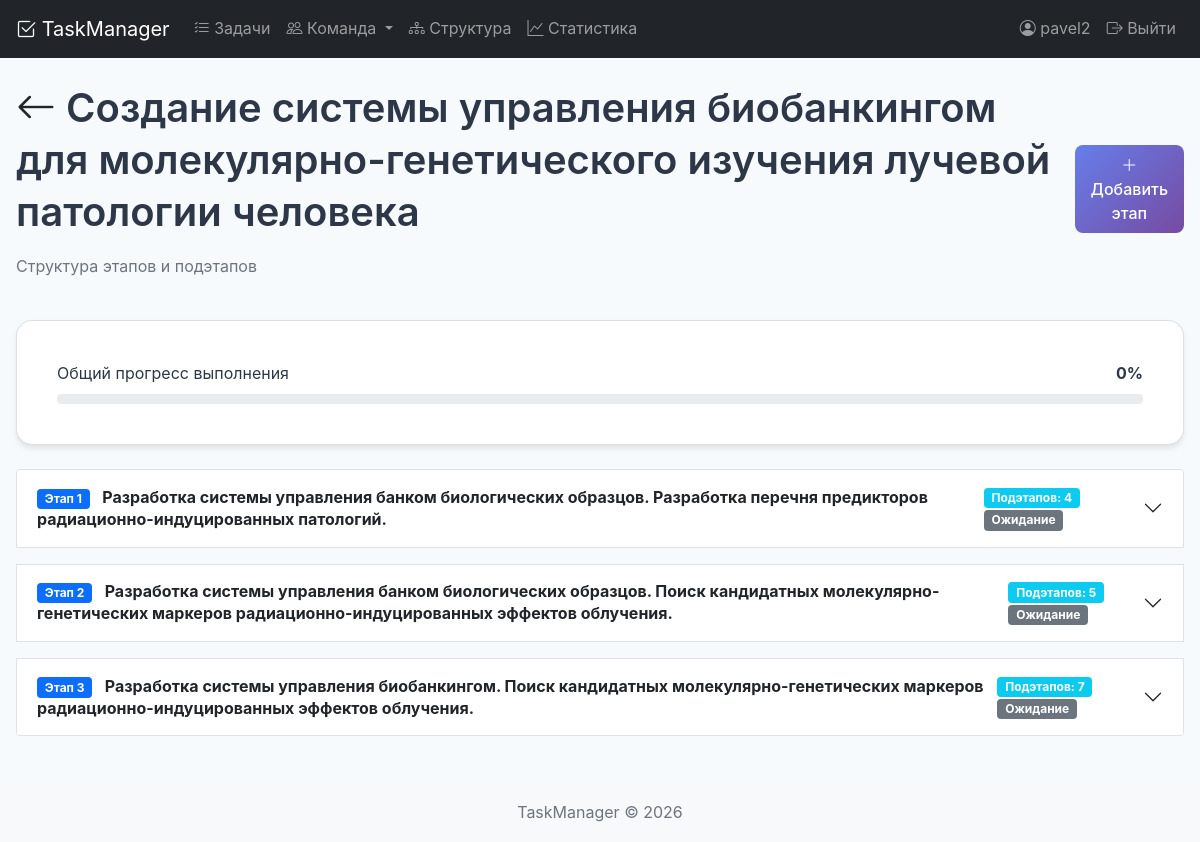
The app's page /task/27/subtasks/ (signed in) with its own data.
### tasks/models.py (models this page shows, shortened)
class Task(models.Model):
    PRIORITY_CHOICES = [
        ('low', 'Низкий'),
        ('medium', 'Средний'),
        ('high', 'Высокий'),
    ]
    STATUS_CHOICES = [
        ('todo', 'К выполнению'),
        ('in_progress', 'В процессе'),
        ('done', 'Выполнено'),
    ]
    title = models.CharField('Название', max_length=200)
    description = models.TextField('Описание', blank=True)
    created_date = models.DateTimeField('Дата создания', auto_now_add=True)
    due_date = models.DateTimeField('Срок выполнения', null=True, blank=True)
    start_time = models.DateTimeField('Время начала', null=True, blank=True)
    end_time = models.DateTimeField('Время окончания', null=True, blank=True)
    priority = models.CharField('Приоритет', max_length=10, choices=PRIORITY_CHOICES, default='medium')
    status = models.CharField('Статус', max_length=20, choices=STATUS_CHOICES, default='todo')
    user = models.ForeignKey(User, on_delete=models.CASCADE, verbose_name='Пользователь', related_name='tasks')
    assigned_to = models.ManyToManyField(
        Employee,
        verbose_name='Исполнители',
        blank=True,
        related_name='tasks'
    )
    class Meta:
        ordering = ['-created_date']
        verbose_name = 'Задача'
        verbose_name_plural = 'Задачи'
        indexes = [
            models.Index(fields=['user'], name='task_user_idx'),
            models.Index(fields=['status'], name='task_status_idx'),
            models.Index(fields=['priority'], name='task_priority_idx'),
            models.Index(fields=['due_date'], name='task_due_date_idx'),
            models.Index(fields=['created_date'], name='task_created_idx'),
        ]

class Subtask(models.Model):
    PRIORITY_CHOICES = [
        ('low', 'Низкий'),
        ('medium', 'Средний'),
        ('high', 'Высокий'),
        ('critical', 'Критический'),
    ]
    task = models.ForeignKey(
        Task,
        on_delete=models.CASCADE,
        verbose_name='Основная задача',
        related_name='subtasks'
    )
    stage_number = models.CharField('Номер этапа', max_length=10)  # Изменено на CharField
    title = models.CharField('Название этапа', max_length=200)
    description = models.TextField('Описание', blank=True, null=True)
    output = models.TextField('Выход/Результат', blank=True, null=True)
    priority = models.CharField(
        'Приоритет',
        max_length=20,
        choices=PRIORITY_CHOICES,
        default='medium'
    )
    performers = models.ManyToManyField(
        Employee,
        verbose_name='Исполнители',
        related_name='subtasks',
        blank=True
    )
    responsible = models.ForeignKey(
        Employee,
        on_delete=models.SET_NULL,
        verbose_name='Ответственный',
        related_name='responsible_subtasks',
        null=True,
        blank=True
    )
    planned_start = models.DateTimeField('Планируемое начало', null=True, blank=True)
    planned_end = models.DateTimeField('Планируемое окончание', null=True, blank=True)
    actual_start = models.DateTimeField('Фактическое начало', null=True, blank=True)
    actual_end = models.DateTimeField('Фактическое окончание', null=True, blank=True)
    STATUS_CHOICES = [
        ('pending', 'Ожидание'),
        ('in_progress', 'В процессе'),
        ('completed', 'Завершен'),
        ('delayed', 'Задержка'),
    ]
    status = models.CharField('Статус', max_length=20, choices=STATUS_CHOICES, default='pending')
    notes = models.TextField('Заметки', blank=True, null=True)
    created_date = models.DateTimeField('Дата создания', auto_now_add=True)
    updated_date = models.DateTimeField('Дата обновления', auto_now=True)
    class Meta:
        verbose_name = 'Подзадача'
        verbose_name_plural = 'Подзадачи'
        ordering = ['stage_number']
        unique_together = ['task', 'stage_number']
        indexes = [
            models.Index(fields=['task'], name='subtask_task_idx'),
            models.Index(fields=['status'], name='subtask_status_idx'),
            models.Index(fields=['priority'], name='subtask_priority_idx'),
            models.Index(fields=['planned_end'], name='subtask_planned_end_idx'),
        ]  # Это теперь работает со строками

### tasks/views.py (the view)
# urls.py: path('task/<int:task_id>/subtasks/', views.subtask_list, name='subtask_list'),
@login_required
def subtask_list(request, task_id):
    task = get_object_or_404(Task, id=task_id, user=request.user)
    all_subtasks = task.subtasks.all()
    stages = []
    substages_by_stage = {}
    for subtask in all_subtasks:
        stage_num = subtask.stage_number
        if '.' not in stage_num:
            stages.append(subtask)
            substages_by_stage[stage_num] = []
    stages.sort(key=lambda x: float(x.stage_number))
    for subtask in all_subtasks:
        if '.' in subtask.stage_number:
            main_stage = subtask.stage_number.split('.')[0]
            if main_stage in substages_by_stage:
                substages_by_stage[main_stage].append(subtask)
    for stage_num in substages_by_stage:
        substages_by_stage[stage_num].sort(key=lambda x: float(x.stage_number))
    for stage in stages:
        stage.substages_count = len(substages_by_stage.get(stage.stage_number, []))
    for subtask in all_subtasks:
        subtask.products_list = ResearchProduct.objects.filter(subtask=subtask)
    total_subtasks = all_subtasks.count()
    completed_subtasks = all_subtasks.filter(status='completed').count()
    progress = int((completed_subtasks / total_subtasks) * 100) if total_subtasks > 0 else 0
    context = {
        'task': task,
        'stages': stages,
        'substages_by_stage': substages_by_stage,
        'employees': Employee.objects.filter(is_active=True),
        'progress': progress,
    }
    return render(request, 'tasks/subtask_list.html', context)

### tasks/models.py (called while the page is built)
    @property
    def short_name(self):
        result = self.last_name
        if self.first_name:
            result += f" {self.first_name[0]}."
        if self.patronymic:
            result += f"{self.patronymic[0]}."  # Убираем пробел перед отчеством
        return result

    def __str__(self):
        return self.name

### tasks/templatetags/task_extras.py (called while the page is built)
@register.filter
def get_item(dictionary, key):
    return dictionary.get(key) if dictionary else None

### tasks/templates/tasks/subtask_list.html (shortened to what this page needs)
{% extends 'base.html' %}
{% load task_extras %}
{% block content %}
<div class="d-flex justify-content-between align-items-center mb-4">
    <div>
        <h1>
            <a href="{% url 'task_detail' task.id %}" class="text-decoration-none text-dark">
                <i class="bi bi-arrow-left"></i>
            </a>
            {{ task.title }}
        </h1>
        <p class="text-muted">Структура этапов и подэтапов</p>
    </div>
    <div>
        <a href="{% url 'subtask_create' task.id %}" class="btn btn-primary">
            <i class="bi bi-plus-lg"></i> Добавить этап
        </a>
    </div>
</div>
<div class="card mb-4">
    <div class="card-body">
        <div class="d-flex justify-content-between mb-2">
            <span>Общий прогресс выполнения</span>
            <span class="fw-bold">{{ progress }}%</span>
        </div>
        <div class="progress" style="height: 10px;">
        </div>
    </div>
</div>
<div class="accordion" id="stagesAccordion">
    {% for stage in stages %}
        <div class="accordion-item mb-3 border">
            <h2 class="accordion-header" id="heading{{ stage.id }}">
                <button class="accordion-button collapsed" type="button" data-bs-toggle="collapse"
                        data-bs-target="#collapse{{ stage.id }}">
                    <div class="d-flex w-100 justify-content-between align-items-center">
                        <div>
                            <span class="badge bg-primary me-2">Этап {{ stage.stage_number }}</span>
                            <strong>{{ stage.title }}</strong>
                        </div>
                        <div class="me-3">
                            <span class="badge bg-info me-2">
                                Подэтапов: {{ substages_by_stage|get_item:stage.stage_number|length }}
                            </span>
                            <span class="badge {% if stage.status == 'completed' %}bg-success{% elif stage.status == 'in_progress' %}bg-primary{% else %}bg-secondary{% endif %}">
                                {{ stage.get_status_display }}
                            </span>
                        </div>
                    </div>
                </button>
            </h2>
        </div>
    {% endfor %}
</div>
{% endblock %}

### tasks/templates/base.html (shortened to what this page needs)
<!DOCTYPE html>
{% load static %}
<html lang="ru">
<head>
    <link href="https://cdn.jsdelivr.net/npm/bootstrap@5.1.3/dist/css/bootstrap.min.css" rel="stylesheet">
    <link rel="stylesheet" href="https://cdn.jsdelivr.net/npm/bootstrap-icons@1.8.1/font/bootstrap-icons.css">
        <link href="{% static 'css/style.css' %}" rel="stylesheet">
    <link href="{% static 'css/style.css' %}" rel="stylesheet">
</head>
<body>
    <nav class="navbar navbar-expand-lg navbar-dark bg-dark">
        <div class="container">
            <a class="navbar-brand" href="{% url 'task_list' %}">
                <i class="bi bi-check2-square"></i> TaskManager
            </a>
            <div class="collapse navbar-collapse" id="navbarNav">
                <ul class="navbar-nav me-auto">
                    <li class="nav-item">
                        <a class="nav-link" href="{% url 'task_list' %}">
                            <i class="bi bi-list-check"></i> Задачи
                        </a>
                    </li>
                    <li class="nav-item dropdown">
                        <a class="nav-link dropdown-toggle" href="#" data-bs-toggle="dropdown">
                            <i class="bi bi-people"></i> Команда
                        </a>
                    </li>
                    <li class="nav-item">
                        <a class="nav-link" href="{% url 'organization_chart' %}">
                            <i class="bi bi-diagram-3"></i> Структура
                        </a>
                    </li>
                    <li class="nav-item">
                        <a class="nav-link" href="{% url 'task_statistics' %}">
                            <i class="bi bi-graph-up"></i> Статистика
                        </a>
                    </li>
                </ul>
                <ul class="navbar-nav">
                    {% if user.is_authenticated %}
                        <li class="nav-item">
                            <span class="nav-link">
                                <i class="bi bi-person-circle"></i> {{ user.username }}
                            </span>
                        </li>
                        <li class="nav-item">
                            <a class="nav-link" href="{% url 'logout' %}">
                                <i class="bi bi-box-arrow-right"></i> Выйти
                            </a>
                        </li>
                    {% endif %}
                </ul>
            </div>
        </div>
    </nav>
    <main class="container mt-4">
        {% block content %}{% endblock %}
    </main>
    <footer class="footer mt-5 py-3 bg-light">
        <div class="container text-center">
            <span class="text-muted">TaskManager © {% now "Y" %}</span>
        </div>
    </footer>
</body>
</html>

### static/css/style.css (style rules this page uses)
:root { --primary-color: #667eea; --secondary-color: #764ba2; --success-color: #48bb78; --danger-color: #f56565; --warning-color: #ecc94b; --info-color: #4299e1; --dark-color: #2d3748; --light-color: #f7fafc; --gray-color: #a0aec0; --shadow-sm: 0 1px 2px 0 rgba(0, 0, 0, 0.05); --shadow-md: 0 4px 6px -1px rgba(0, 0, 0, 0.1); --shadow-lg: 0 10px 15px -3px rgba(0, 0, 0, 0.1); --shadow-xl: 0 20px 25px -5px rgba(0, 0, 0, 0.1); --border-radius-sm: 0.25rem; --border-radius-md: 0.5rem; --border-radius-lg: 1rem; --border-radius-xl: 2rem; --spacing-1: 0.25rem; --spacing-2: 0.5rem; --spacing-3: 0.75rem; --spacing-4: 1rem; --spacing-5: 1.25rem; --spacing-6: 1.5rem; --spacing-8: 2rem; --spacing-10: 2.5rem; --spacing-12: 3rem; }
* { margin: 0; padding: 0; box-sizing: border-box; }
body { font-family: -apple-system, BlinkMacSystemFont, 'Segoe UI', Roboto, 'Helvetica Neue', Arial, sans-serif; background-color: var(--light-color); color: var(--dark-color); line-height: 1.6; }
h1, h2, h3, h4, h5, h6 { font-weight: 600; line-height: 1.3; margin-bottom: var(--spacing-4); }
h1 { font-size: 2.5rem; }
h2 { font-size: 2rem; }
a { color: var(--primary-color); text-decoration: none; transition: color 0.2s; }
.btn { display: inline-block; padding: var(--spacing-2) var(--spacing-4); border-radius: var(--border-radius-md); font-weight: 500; text-align: center; cursor: pointer; transition: all 0.2s; border: none; font-size: 1rem; }
.btn-primary { background: linear-gradient(135deg, var(--primary-color), var(--secondary-color)); color: white; }
.card { background: white; border-radius: var(--border-radius-lg); box-shadow: var(--shadow-md); padding: var(--spacing-6); transition: all 0.3s; }
.container { max-width: 1200px; margin: 0 auto; padding: 0 var(--spacing-4); }
.text-center { text-align: center; }
.mt-4 { margin-top: var(--spacing-4); }
.mt-5 { margin-top: var(--spacing-5); }
.mb-2 { margin-bottom: var(--spacing-2); }
.mb-3 { margin-bottom: var(--spacing-3); }
.mb-4 { margin-bottom: var(--spacing-4); }

### records on screen
Task: title "Создание системы управления биобанкингом для молекулярно-генетического изучения лучевой патологии человека"
Subtask: stage_number "1", title "Разработка системы управления банком биологических образцов. Разработка перечня предикторов радиационно-индуцированных патологий.", stage_number "4", status "Ожидание"
Subtask: stage_number "2", title "Разработка системы управления банком биологических образцов. Поиск кандидатных молекулярно-генетических маркеров радиационно-индуцированных эффектов облучения.", stage_number "5", status "Ожидание"
Subtask: stage_number "3", title "Разработка системы управления биобанкингом. Поиск кандидатных молекулярно-генетических маркеров радиационно-индуцированных эффектов облучения.", stage_number "7", status "Ожидание"

### other values on screen
{{ user.username }} "pavel2"
{{ progress }} "0"
